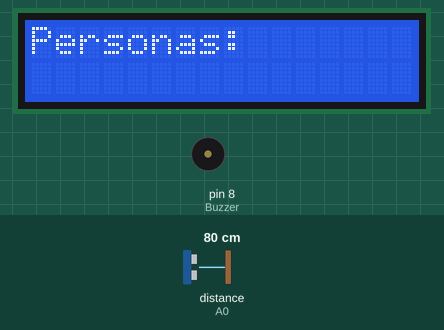
The sketch below on a simulated Arduino Uno, built with avr-gcc and run on an emulated ATmega328P. Parts: 16×2 character LCD, buzzer (waves = sounding). Wiring (inferred from the names in the program): ultrasonic range finder: trigger A1; echo A0. The test bench sets the inputs (shaded band); at power-on: distance to the obstacle (sensor on A0) 80 cm. The echo pulse lasts 58.3 µs per cm.

Above: at 1.2 s.
1.3 s: distance to the obstacle (sensor on A0) set to 12 cm
3.3 s: distance to the obstacle (sensor on A0) set to 9 cm
At 4.5 s:
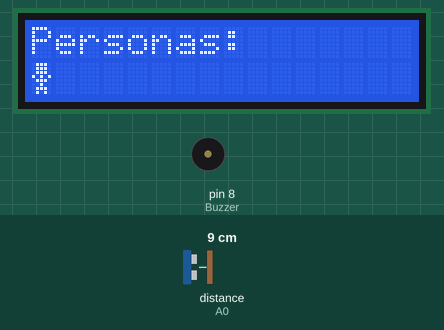
At 5.0 s:
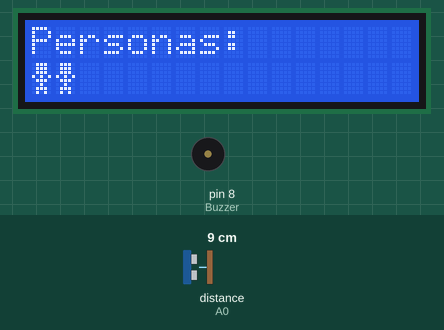
6.3 s: distance to the obstacle (sensor on A0) set to 2 cm
8.1 s: distance to the obstacle (sensor on A0) set to 9 cm
At 9.0 s:
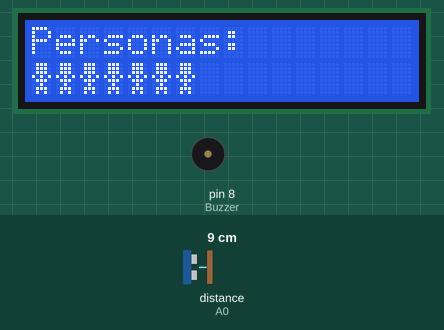
11.1 s: distance to the obstacle (sensor on A0) set to 4 cm
12.7 s: distance to the obstacle (sensor on A0) set to 6 cm
14.4 s: distance to the obstacle (sensor on A0) set to 9 cm
At 17.5 s:
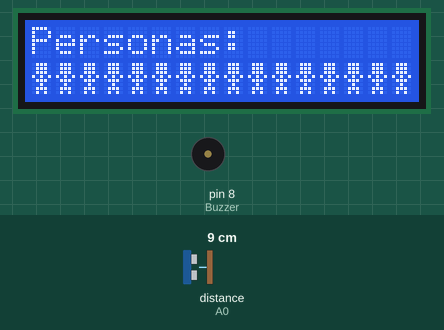
Timing chart, 0 to 18.4 s (numbered marks = the images above; inputs shaded):
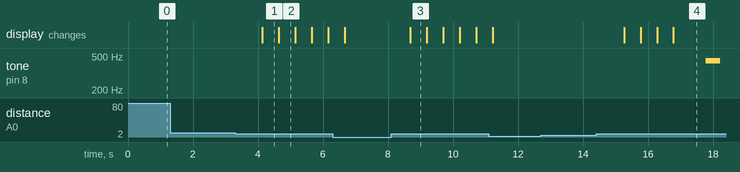

Measured:
- the behaviour switches between 11 and 10 cm on distance to the obstacle (sensor on A0) (found by bisection; images 0 and 1)
- after the input at 1.3 s, every drawn part: stays the same
- after the input at 3.3 s, the display: changes after 0.83 s (image 1)
- after the input at 8.1 s, the display: changes after 0.59 s (image 3)
- after the input at 12.7 s, every drawn part: stays the same
- after the input at 14.4 s, tone on pin 8 (Buzzer): silent → 440 Hz after 3.4 s, → silent 0.44 s later; the display: first changes after 0.87 s (image 4 shows a later state)
- what the display in image 1 shows lasts 0.5 s, from 4.1 s to 4.6 s

The sketch:

Contador_de_personas.ino
```cpp
/*
  Fundacion Kinal
  Centro Educativo Tecnico Laborla Kinal
  Electronica
  Grado: Quinto
  Seccion: A
  Curso: Taller de eleectronica digital y reparacion de computadoras I
  Nombre: Juan Manuel Sebastian Ixen Coy
  Carne: 2019519
  Fecha: 04/05
*/
#include <LiquidCrystal.h>

#define RS 6
#define E 7
#define D7 2
#define D6 3
#define D5 4
#define D4 5
#define trig A1
#define echo A0
#define Buzzer 8

int Distancia;
int Duracion;
int conteo = 0;
int Fre = 440;

LiquidCrystal LCD_Jixen(RS, E, D4, D5, D6, D7);

byte persona[] = {
  B01110,
  B01110,
  B01110,
  B10101,
  B01110,
  B00100,
  B01110,
  B01010
};


void setup() {

 LCD_Jixen.begin(16, 2);
  LCD_Jixen.setCursor(0, 0);
  LCD_Jixen.print("Personas:");
  LCD_Jixen.setCursor(0, 0);
  LCD_Jixen.createChar(1, persona);

  pinMode(A1, OUTPUT);
  pinMode(A0, INPUT);
  pinMode(Buzzer, OUTPUT);

}

void loop() {
  LCD_Jixen.write(1);


  digitalWrite(trig, HIGH);
  delay(1);
  digitalWrite(trig, LOW);
  Duracion = pulseIn(echo, HIGH);
  Distancia = Duracion / 59;
  Serial.println(Distancia);
  delay(500);

  if (Distancia > 6 && Distancia < 10) {
    conteo = incrementarConteo(conteo);
  }

  actualizarDisplay(conteo);
  reproducirBuzzer(conteo);
}

int incrementarConteo(int conteoActual) {
  return conteoActual + 1;
}

void actualizarDisplay(int conteoActual) {
  if (conteoActual < 16) {
    int columna = 0;
    int i = 0;
    while (i < conteoActual) {
      if (columna == 0) {
        LCD_Jixen.setCursor(i, 1);
        LCD_Jixen.write(1);
        columna = 1;
        i++;
      } else if (columna == 1) {
        LCD_Jixen.setCursor(i, 1);
        LCD_Jixen.write(1);
        columna = 0;
        i++;
      }
    }
    for (i = i; i < 16; i++) {
      LCD_Jixen.setCursor(i, 1);
      LCD_Jixen.write(' ');
    }
  } else {
    LCD_Jixen.setCursor(15, 1);
    LCD_Jixen.write(1);
    delay(500);
    LCD_Jixen.setCursor(15, 1);
    LCD_Jixen.write(1);
    delay(500);
  }
}

void reproducirBuzzer(int conteoActual) {
  if (conteoActual >= 16) {
    tone(Buzzer, Fre, 440);
  } else {
    noTone(Buzzer);
  }
}
```
